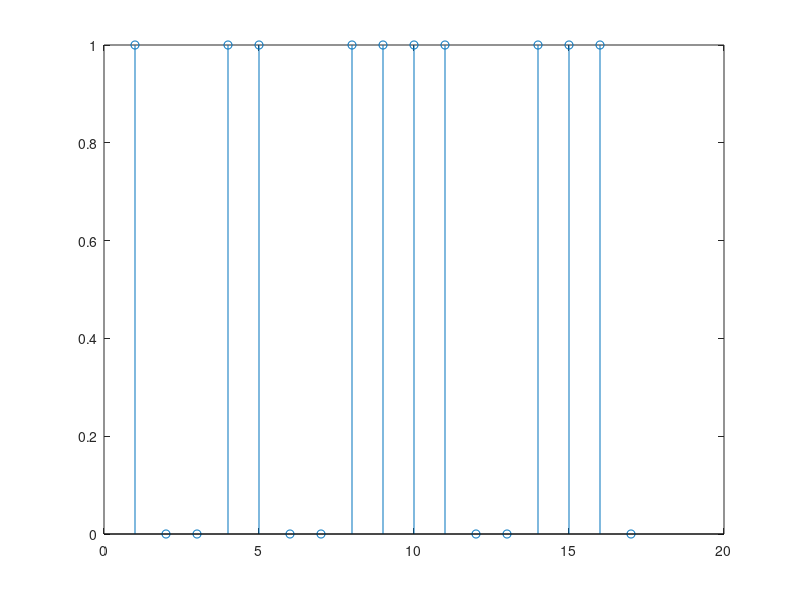
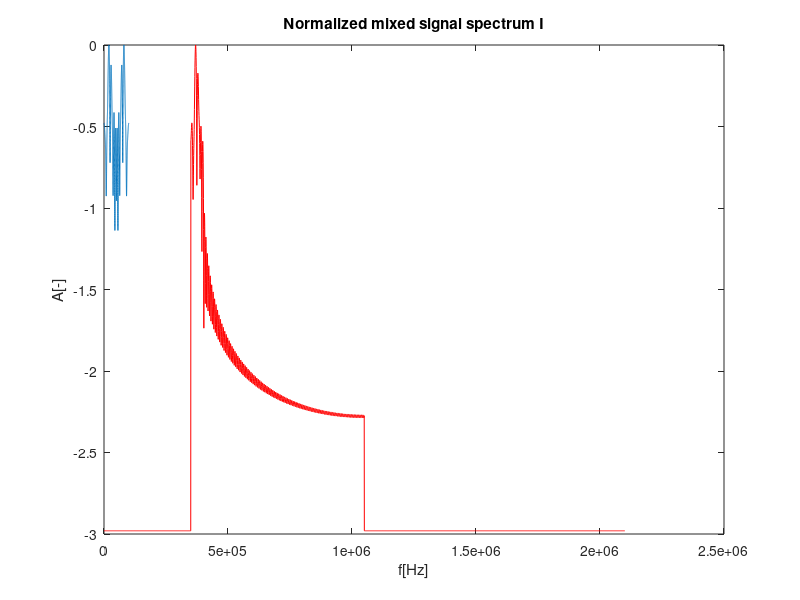
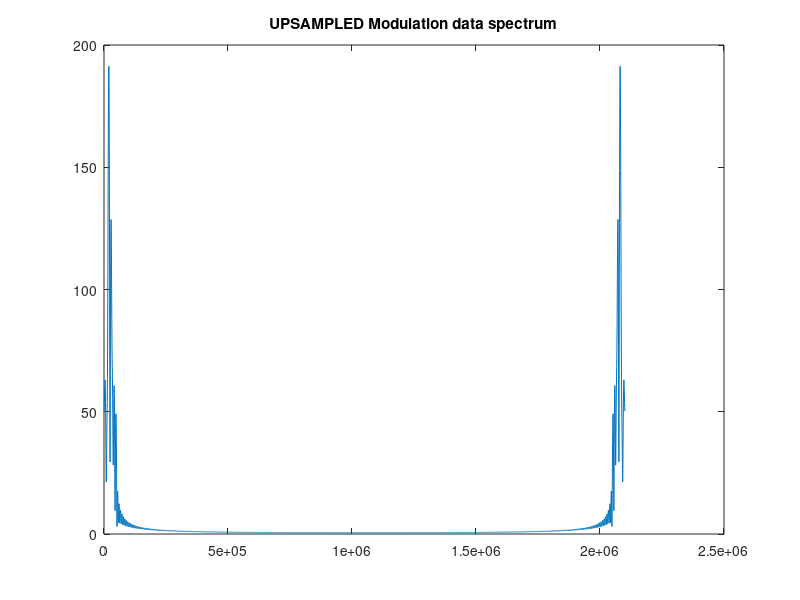
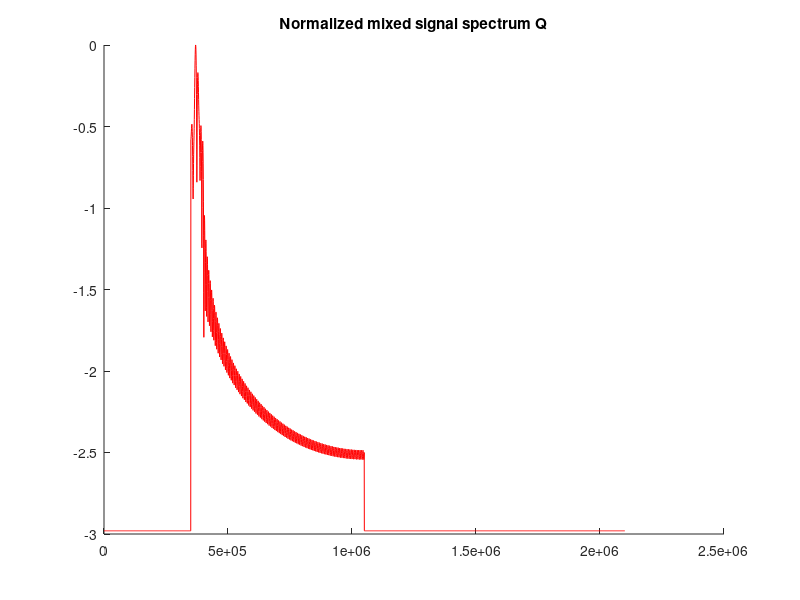

MATLAB code to generate these figures, in order:
close all;
clear all;

M = 2;
nLength = 17;
sampleFreq = 100e3;
sampleTime = 1/sampleFreq;
fftPoints = 4096;

oversample = 21;            %oversampling for modulator
fc = 350e3;                 %modulator oscillator frequency

%% Generating random data signal
data = randsrc(1, nLength, [0:M-1]);
modData = pskmod(data, M);

figure
stem(data);

%signal analysis
spec = fft(modData, fftPoints);
xFreqAxis = linspace(0,sampleFreq, fftPoints);
figure
plot(xFreqAxis, log10(abs(spec)/max(abs(spec)))); title('pskmod spectrum'); xlabel('f[Hz]'); ylabel('A[-]');
hold on;

%% Upsampling data signal
sampleFreq = oversample*sampleFreq;
sampleTime = 1/sampleFreq;
nLength = oversample*nLength;

% generating carrier oscillator wave
tc = [sampleTime:sampleTime:nLength*sampleTime];
yI = cos(2*pi*fc.*tc);
yQ = sin(2*pi*fc.*tc);

xFreqAxis = linspace(0,sampleFreq, fftPoints);

dfs = sampleFreq/fftPoints;
carrierBin = ceil(fc/dfs);              %carrier frequency in spectrum bin order

%signal now gain energy because there is more samples => more energy
modData = resample(modData,oversample,1);

%% Simulatin IQ modulator
mixedSignalI = modData .* yI;
mixedSpecI = fft(mixedSignalI,fftPoints);

% cutting top part of mixed spectrum
mixedSpecI(1:carrierBin) = 0.1;
mixedSpecI(end/2:end) = 0.1;
mixedSignalI = ifft(mixedSpecI, fftPoints);

plot(xFreqAxis,log10(abs(mixedSpecI)/max(abs(mixedSpecI))), 'r'); title('Normalized mixed signal spectrum I');
hold off;

figure
plot(xFreqAxis,abs(fft(modData,fftPoints))); title('UPSAMPLED Modulation data spectrum');

% figure;
% plot(abs(fft(modData))./10);

% cutting top part for Q
mixedSignalQ = modData .* yQ;
mixedSpecQ = fft(mixedSignalQ,fftPoints);

figure
hold on;
%before cutting spectrum (high frequencies)
%plot(xFreqAxis,log10(abs(mixedSpecQ)/max(abs(mixedSpecQ))), 'b'); title('Normalized mixed signal spectrum Q');
mixedSpecQ(1:carrierBin) = 0.1;
mixedSpecQ(end/2:end) = 0.1;
mixedSignalQ = ifft(mixedSpecQ, fftPoints);
plot(xFreqAxis,log10(abs(mixedSpecQ)/max(abs(mixedSpecQ))), 'r'); title('Normalized mixed signal spectrum Q');
hold off;

%RESULTING MIXED SIGNAL IQ
mixedSignal = abs(mixedSignalI) + abs(mixedSignalQ);
figure
plot([sampleTime:sampleTime:sampleTime*length(mixedSignal)], mixedSignal); title('Result waveform IQ signal');
figure
hold on;
plot([sampleTime:sampleTime:sampleTime*length(mixedSignal)], abs(mixedSignalI)); title('Tx signal I,Q');
plot([sampleTime:sampleTime:sampleTime*length(mixedSignal)], abs(mixedSignalQ), 'r');
hold off;



% -------------------------------------------------------------------
%                   DEMODULATION
% -------------------------------------------------------------------
tc = [sampleTime:sampleTime:fftPoints*sampleTime];
yI = cos(2*pi*fc*tc);
yQ = sin(2*pi*fc*tc);

rxI = mixedSignal .* yI;
rxSpecI = fft(rxI,fftPoints);
rxQ = mixedSignal .* yQ;
rxSpecQ = fft(rxQ,fftPoints);

figure;
hold on;
plot(rxI, 'b-x')
plot(rxQ, 'r-x')
hold off;

carrierBin = 100e3;
dfs = sampleFreq/fftPoints;
carrierBin = ceil(fc/dfs);              %carrier frequency in spectrum bin order
rxSpecI(1:carrierBin) = 0.1;
rxSpecI(end/2:end) = 0.1;
rxSpecQ(1:carrierBin) = 0.1;
rxSpecQ(end/2:end) = 0.1;
rxI = ifft(rxSpecI, fftPoints);
rxQ = ifft(rxSpecQ, fftPoints);
rxSig = abs(rxI) + abs(rxQ);

figure
plot(rxSig); title('Received signal IQ abs'); hold on;

% red sinewave in graph
a = [sampleTime:sampleTime:fftPoints*sampleTime];
b = 100e3;
c = sin(2*pi*b.*a);
plot(c,'r'); hold off;

% rxI = resample(rxI,1,oversample);
% rxQ = resample(rxQ,1,oversample);

rxIresamp = [];
rxQresamp = [];
j = 1;
for i = 1:oversample:length(rxI)
    rxIresamp(j) = rxI(i);
    rxQresamp(j) = rxQ(i);
    j = j + 1;
end

scatterplot(horzcat(abs(rxIresamp)', abs(rxQresamp)'));





